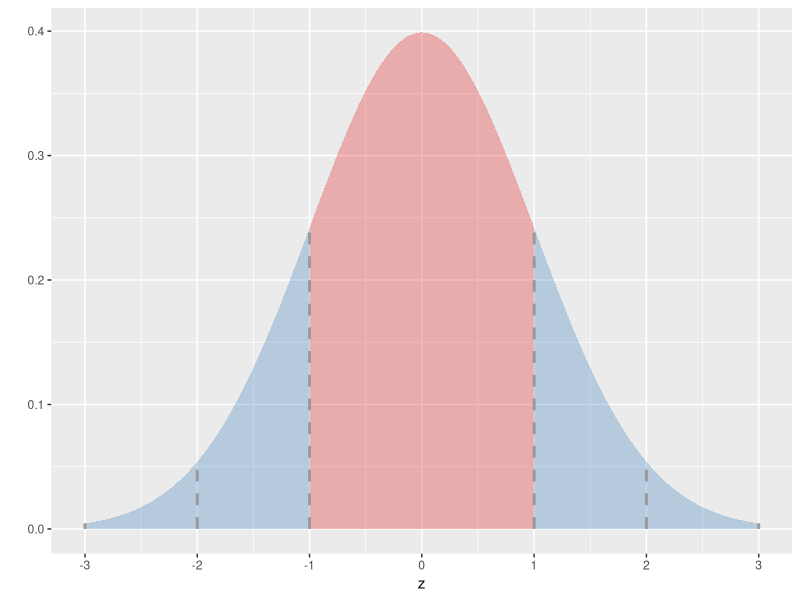
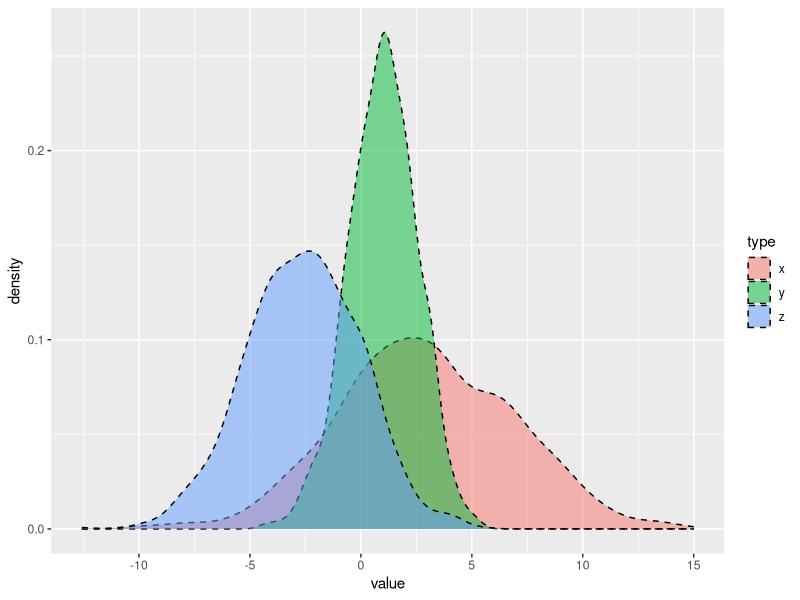

The R script that drew these images, in order: (Note: this script raises an error after producing the figures.)
x <- seq(-3, 3, 1)[-4]
y <- dnorm(x)

## properties of the normal distribution
library(ggplot2)
x <- seq(-3, 3, 1)[-4]
y <- dnorm(x)
ggplot(NULL, aes(c(-3,3))) +
  geom_area(stat = "function", fun = dnorm, fill = "#377eb8", xlim = c(-3, -1), alpha = 0.3) +
  geom_area(stat = "function", fun = dnorm, fill = "#e41a1c", xlim = c(-1, 1), alpha = 0.3) +
  geom_area(stat = "function", fun = dnorm, fill = "#377eb8", xlim = c(1, 3), alpha = 0.3) +
  labs(x="z", y="") + scale_x_continuous(breaks = -3:3) + scale_y_continuous() +
  geom_segment(aes(x = x, y = 0, xend = x, yend = y), colour = "#999999", linetype = 2, size = 1)

## normal distributions with different means and sds
library(tidyr)
tbl <- tibble(x = rnorm(1000, mean = 3, sd = 4), y = rnorm(1000, mean = 1, sd = 1.5), z = rnorm(1000, mean = -2.5, sd = 2.5))
tbl %>% gather("type", "value", x:z) %>% ggplot(aes(value)) + 
  geom_density(aes(fill = type), linetype = 2, alpha = 0.5)

## some math
f <- function(x) {
  (1/(1*sqrt(2 * pi))) * (exp(1)^(-((x - 0)^2) / (2 * 1^2)))
  }
f(1) = dnorm(1)

## pnorm

